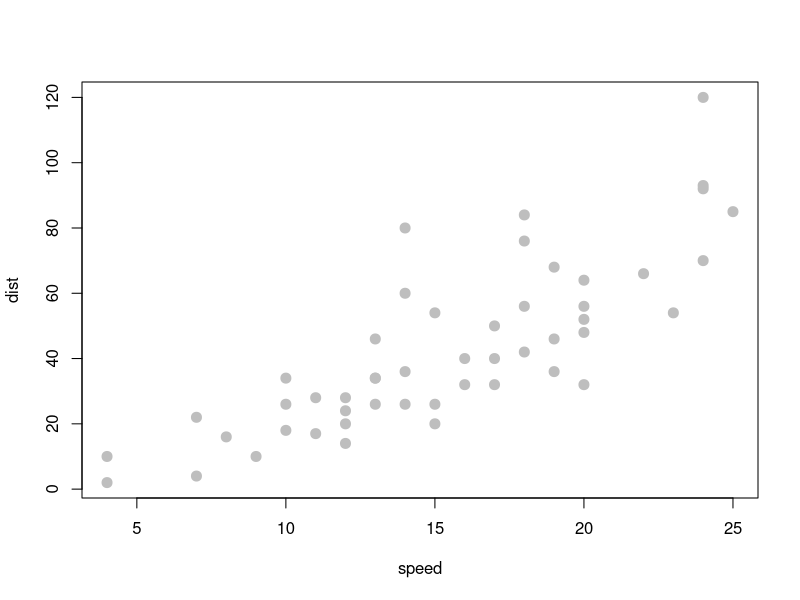

This chart was generated by the following R code: (Note: this script raises an error after producing the figure.)
#Plots cars data using speed vs distance
plot(dist ~ speed, data = cars,
     pch = 20,
     cex = 2,
     col = "grey")

stop_distance = lm(dist ~ speed, data = cars)
stop_distance

#Confidence Interval for Intercept, speed
confint(stop_distance, level = 0.95)

#Calculating beta_0_hat, beta_1_hat
x = cars$speed
y = cars$dist

#Lec 2 slide of Method of Least-Squares for SLR
#Sxy = numerator of beta_1_hat
#Sxx = denominator of beta_1_hat
Sxy =sum((x - mean(x)) * (y - mean(y)))
Sxx =sum((x - mean(x))^2)


beta_1_hat = Sxy / Sxx
beta_0_hat = mean(y) - beta_1_hat * mean(x)
c(beta_0_hat, beta_1_hat)

#using lm()model get the same results
stop_distance = lm(dist ~ speed, data = cars)
stop_distance

data(faithful)
#Calculating beta_0_hat, beta_1_hat (Didn't work)

x = eruptions$faithful
y = waiting$faithful

Sxy =sum((x - mean(x)) * (y - mean(y)))
Sxx =sum((x - mean(x))^2)

beta_1_hat = Sxy / Sxx
beta_0_hat = mean(y) - beta_1_hat * mean(x)
c(beta_0_hat, beta_1_hat)

stop_distance = lm(eruptions ~ waiting, data = faithful)
stop_distance


#Confidence Interval
str(cars)
dim(cars)
stop_distance = lm(dist ~ speed, data = cars)
stop_distance

stop_distance = lm(dist ~ speed, data = cars)
speedsabc = data.frame(speed = c(6,16))
predict(stop_distance, newdata = speedsabc,
        interval = c("prediction"), level = 0.95)


#Slide 26 simulate “artificial” data samples
num_obs = 21
beta_0 = 5
beta_1 = -2
sigma = 3
set.seed(1)
epsilon = rnorm(n = num_obs, mean = 0, sd = sigma)
x_vals = seq(from = 0, to = 10, length.out = num_obs)
y_vals = beta_0 + beta_1 * x_vals + epsilon
sim_fit = lm(y_vals ~ x_vals)
coef(sim_fit)
sim_slr = function(x, beta_0 = 5, beta_1 = -2, sigma = 3) {
  n = length(x)
  epsilon = rnorm(n, mean = 0, sd = sigma)
  y = beta_0 + beta_1 * x + epsilon
  data.frame(predictor = x, response = y)
}
set.seed(1)
sim_data = sim_slr(x = x_vals, beta_0 = 5, beta_1 = -2, sigma = 3)
sim_fit = lm(response ~ predictor, data = sim_data)
coef(sim_fit)
plot(response ~ predictor, data = sim_data,
     xlab = "Simulated Predictor Variable",
     ylab = "Simulated Response Variable",
     main = "Simulated Regression Data",
     pch = 20,
     cex = 2,
     col = "grey")
abline(sim_fit, lwd = 3, lty = 1, col = "darkorange")
abline(beta_0, beta_1, lwd = 3, lty = 2, col = "dodgerblue")
legend("topright", c("Estimate", "Ground Truth"), lty = c(1, 2), lwd = 2,
       col = c("darkorange", "dodgerblue"))

#SLR Model Summary Report Output 
stop_distance = lm(dist ~ speed, data = cars)
summary(stop_distance)

wait = lm(eruptions ~ waiting, data = faithful)
summary(wait)

#Not a good regression bc p value high and R^2 very low
sepal= lm(Sepal.Length ~ Sepal.Width, data = iris)
summary(sepal)

